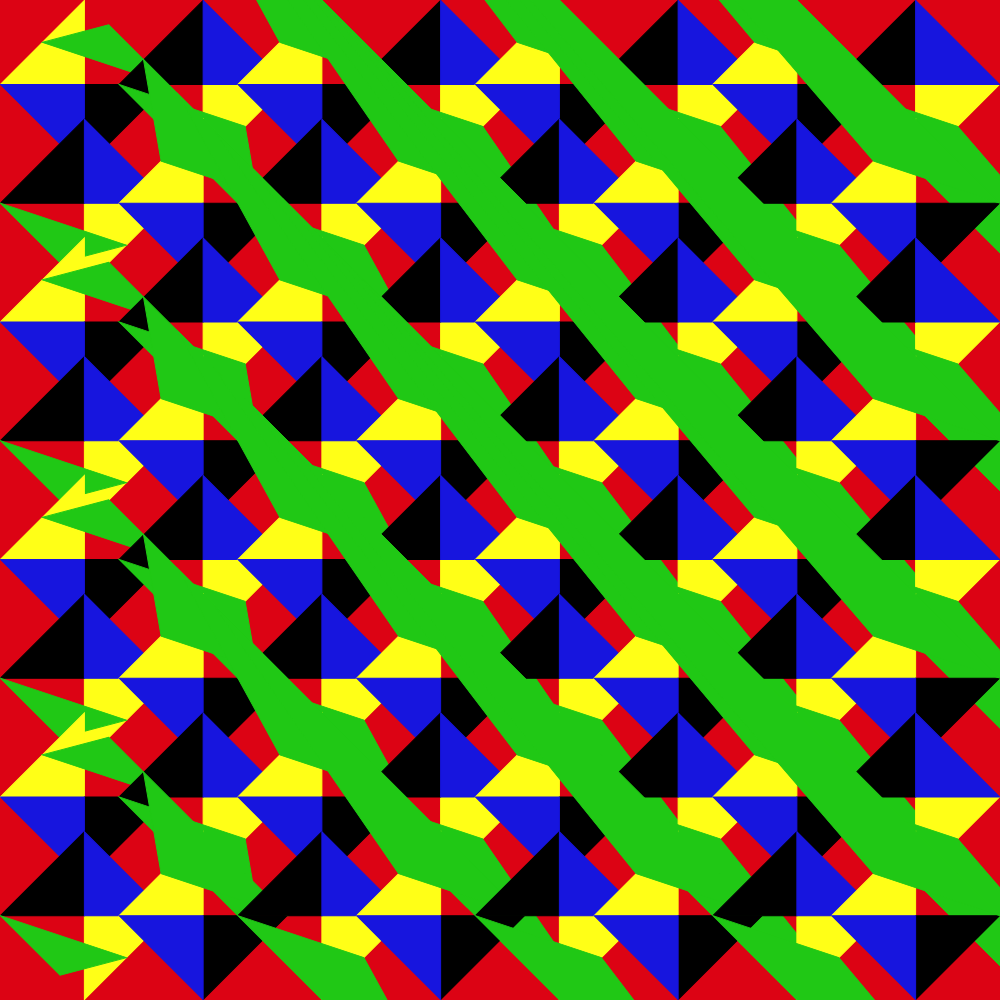
Frame 1 (no input)
Frame 2 (the mouse pressed at the canvas centre, redrawn once): identical to frame 1, image omitted

The p5.js sketch that drew this single still picture (run headless with seeded random() and noise() and a simulated clock; the mouse was pressed at the canvas centre and the sketch redrawn once):

// p5.js sketch
// ── sketch.js
function zig(x, y, w, a) {
  push();
  translate(x + w / 2, y + w / 2);
  rotate(radians(a));
  translate(-w / 2, -w / 2);

  fill(255, 300, 23);
  stroke(255, 300, 23);
  triangle(w, 0, w, w, w / 2, w / 2);

  fill(0);
  stroke(0);
  triangle(0, w, 0, 0, w / 2, w / 2);

  fill(32, 200, 21);
  stroke(32, 200, 21);
  triangle(0, w, w, w / 2, x + w / 2, w);

  fill(23, 21, 222);
  stroke(23, 21, 222);
  triangle(w, 0, 0, 0, w / 2, w / 2);

  pop();
}

function setup() {
  let canvasDim = min(windowWidth, windowHeight);
  createCanvas(canvasDim, canvasDim);
  noLoop();
}
let margin = 25;
let sqPerRow = 8;
let sqPerCol = 8;

function draw() {
  background(220, 3, 20);

  let rowWidth = width - 2 * margin;
  let colHeight = height - 2 * margin;

  let sqWidth = rowWidth / sqPerRow;
  let sqHeight = colHeight / sqPerCol;

  for (let col = 0; col < sqPerRow; col += 1) {
    let xPos = col * sqWidth + margin;

    for (let row = 0; row < sqPerCol; row += 1) {
      let yPos = row * sqHeight + margin;
      let angleDeg = 0;

      if (col % 2 == row % 2) {
        angleDeg = 225;
      } else {
        angleDeg = 45;
      }

      zig(xPos, yPos, sqWidth, angleDeg);
    }
  }
}
